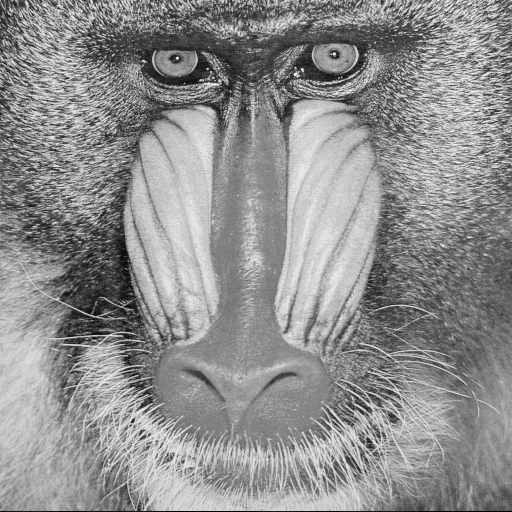
%> input picture assignment 3/imp1/images/s2.bmp, 512 x 512 px
$ octave main.m   (GNU Octave 9; MATLAB toolbox functions it lacks are replaced by stand-ins)
%> lines starting %> are read from the running program, lines starting %| are printed output that depends on the picture; long printed decimals are rounded
### assignment 3/imp1/image_register.m

% Image Registration using FFT
% img1          :   Reference Image
% img2          :   Target Image
% Shantanu Chaudhary, Indian Institute of Technology, Delhi, October 2014.
% shantanuchaudhary24@gmail.com, cs5100295@cse.iitd.ac.in


%%%%%%%%%%%%%%%%%%%%%%%%%%%%%%%%%%%%%%%%%%%%%%%%%%%%%%%%%%%%%%%%%%%%%%%%%%%
% Image Registration function

function [] = image_register(img1, img2)

    % Convert both images to FFT, centering on zero frequency component

    X_Size = size(img1, 1);
    Y_Size = size(img1, 2);

    FFT1 = fftshift(fft2(img1));
    FFT2 = fftshift(fft2(img2));

% Convolve the magnitude of the FFT with a high pass filter

    IA = hipass_filter(X_Size,Y_Size).*abs(FFT1);
    IB = hipass_filter(X_Size,Y_Size).*abs(FFT2);

    % Transform the high passed FFT phase to Log Polar space

    L1 = transformImage(IA, X_Size, Y_Size, X_Size, Y_Size, size(IA) / 2 );
    L2 = transformImage(IB, X_Size, Y_Size, X_Size, Y_Size, size(IB) / 2 );

    % Convert log polar magnitude spectrum to FFT

    THETA_F1 = fft2(L1);
    THETA_F2 = fft2(L2);

    % Compute cross power spectrum of F1 and F2

    a1 = angle(THETA_F1);
    a2 = angle(THETA_F2);

    THETA_CROSS = exp(i * (a1 - a2));
    THETA_PHASE = real(ifft2(THETA_CROSS));

    % Find the peak of the phase correlation

    THETA_SORTED = sort(THETA_PHASE(:));  % TODO speed-up, we surely don't need to sort

    SI = length(THETA_SORTED):-1:(length(THETA_SORTED));

    [THETA_X, THETA_Y] = find(THETA_PHASE == THETA_SORTED(SI));

    % Compute angle of rotation

    DPP = 360 / size(THETA_PHASE, 2);

    Theta = DPP * (THETA_Y - 1);

    fprintf('The angle of rotation is %f\n', Theta);
    % Output (Theta)

    % Rotate image back by theta and theta + 180

    R1 = imrotate(img2, -Theta, 'nearest', 'crop');
    R2 = imrotate(img2,-(Theta + 180), 'nearest', 'crop');

    % Output (R1, R2)

    % Take FFT of R1

    R1_F2 = fftshift(fft2(R1));

    % Compute cross power spectrum of R1_F2 and F2

    a1 = angle(FFT1);
    a2 = angle(R1_F2);

    R1_F2_CROSS = exp(i * (a1 - a2));
    R1_F2_PHASE = real(ifft2(R1_F2_CROSS));

    % Take FFT of R2

    R2_F2 = fftshift(fft2(R2));

    % Compute cross power spectrum of R2_F2 and F2

    a1 = angle(FFT1);
    a2 = angle(R2_F2);

    R2_F2_CROSS = exp(i * (a1 - a2));
    R2_F2_PHASE = real(ifft2(R2_F2_CROSS));

    % Decide whether to flip 180 or -180 depending on which was the closest

    MAX_R1_F2 = max(max(R1_F2_PHASE));
    MAX_R2_F2 = max(max(R2_F2_PHASE));

    if (MAX_R1_F2 > MAX_R2_F2)

        [y, x] = find(R1_F2_PHASE == max(max(R1_F2_PHASE)));

        R = R1;

    else

        [y, x] = find(R2_F2_PHASE == max(max(R2_F2_PHASE)));

        if (Theta < 180)
            Theta = Theta + 180;
        else
            Theta = Theta - 180;
        end

        R = R2;
    end

    % Output (R, x, y)

    % Ensure correct translation by taking from correct edge

    Tx = x - 1;
    Ty = y - 1;

    if (x > (size(img1, 1) / 2))
        Tx = Tx - size(img1, 1);
    end

    if (y > (size(img1, 2) / 2))
        Ty = Ty - size(img1, 2);
    end

    % Output (Sx, Sy)
    fprintf('The translation in x and y is %f, %f\n', Tx,Ty);

### assignment 3/imp1/hipass_filter.m
% ---------------------------------------------------------------------
% Returns high-pass filter

function H = hipass_filter(ht,wd)
% hi-pass filter function
res_ht = 1 / (ht-1);
res_wd = 1 / (wd-1);

eta = cos(pi*(-0.5:res_ht:0.5));
neta = cos(pi*(-0.5:res_wd:0.5));
X = eta'*neta;
H=(1.0-X).*(2.0-X);

### assignment 3/imp1/transformImage.m
% Shantanu Chaudhary, Indian Institute of Technology, Delhi, August 2014.
% shantanuchaudhary24@gmail.com, cs5100295@cse.iitd.ac.in


%%%%%%%%%%%%%%%%%%%%%%%%%%%%%%%%%%%%%%%%%%%%%%%%%%%%%%%%%%%%%%%%%%%%%%%%%%%

% Inputs:   A       the input image
%           Nrho    the desired number of rows of transformed image
%           Ntheta  the desired number of columns of transformed image
%           Center  origin of input image
%           Shape   output size (full,valid)
%           Class   storage class of A

% ---------------------------------------------------------------------
% Performs Log Polar Transform

function [r,g,b] = transformImage(A, Ar, Ac, Nrho, Ntheta, Center)

global rho;

theta = linspace(0,2*pi,Ntheta+1); theta(end) = [];

d = min([Ac-Center(1) Center(1)-1 Ar-Center(2) Center(2)-1]);

minScale = 1;
rho = logspace(log10(minScale),log10(d),Nrho)';  % default 'base 10' logspace - play with d to change the scale of the log axis

% convert polar coordinates to cartesian coordinates and center
xx = rho*cos(theta) + Center(1);
yy = rho*sin(theta) + Center(2);

 if nargout==3
    r=interp2(A(:,:,1),xx,yy,'nearest');
    g=interp2(A(:,:,2),xx,yy,'nearest');
    b=interp2(A(:,:,3),xx,yy,'nearest');

  % any pixels outside , pad with black
  mask= (xx>Ac) | (xx<1) | (yy>Ar) | (yy<1);
  r(mask)=0;
  g(mask)=0;
  b(mask)=0;
else
    r=interp2(A,xx,yy,'nearest');
  % any pixels outside warp, pad with black
  mask= (xx>Ac) | (xx<1) | (yy>Ar) | (yy<1);
  r(mask)=0;
end

### assignment 3/imp1/main.m

% Main run script for running the program

% Shantanu Chaudhary, Indian Institute of Technology, Delhi, August 2014.
% shantanuchaudhary24@gmail.com, cs5100295@cse.iitd.ac.in


%%%%%%%%%%%%%%%%%%%%%%%%%%%%%%%%%%%%%%%%%%%%%%%%%%%%%%%%%%%%%%%%%%%%%%%%%%%
% Clear Screen Buffer and any workspace variables.
clear all;
clc;

% Load test images.
% img1 = imread('images/lena.bmp');
% img2 = imread('images/lena_cropped_shifted.bmp');

img1 = imread('images/s2.bmp');
%> img1 is the input picture: size 512x512 uint8; min 0, max 255, mean 142.7
img2 = imread('images/s2_shifted_rotated.bmp');
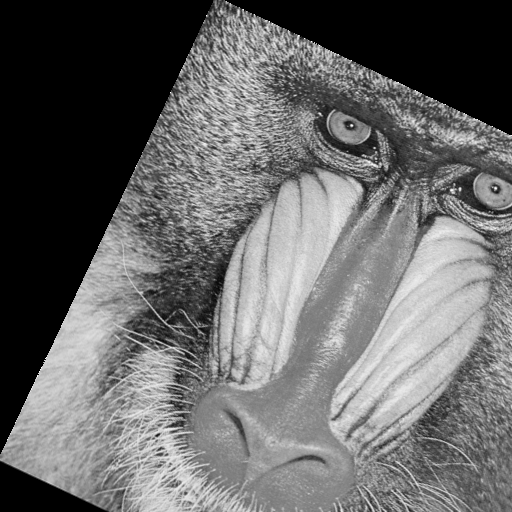
%> input picture assignment 3/imp1/images/s2_shifted_rotated.bmp, 512 x 512 px
%> img2 is the input picture: size 512x512 uint8; min 0, max 255, mean 103.6
% Call to Image Registration Function
image_register(img1, img2);
%> in image_register, `THETA_PHASE = real(ifft2(THETA_CROSS));`:
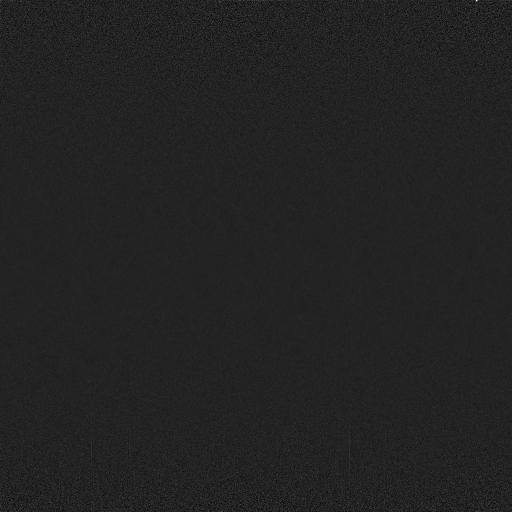
%> THETA_PHASE: size 512x512 double; min -0.0143, max 0.0896, mean 3.81e-06; drawn with min black and max white
%> in image_register, `[THETA_X, THETA_Y] = find(THETA_PHASE == THETA_SORTED(SI));`: THETA_X = 1; THETA_Y = 477
%> in image_register, `Theta = DPP * (THETA_Y - 1);`: Theta = 334.7
%| The angle of rotation is 334.688
%> in image_register, `R1 = imrotate(img2, -Theta, 'nearest', 'crop');`:
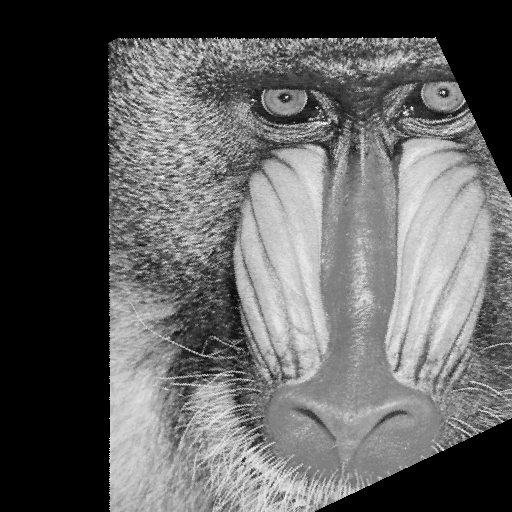
%> R1: size 512x512 uint8; min 0, max 255, mean 95.7
%> in image_register, `R2 = imrotate(img2,-(Theta + 180), 'nearest', 'crop');`:
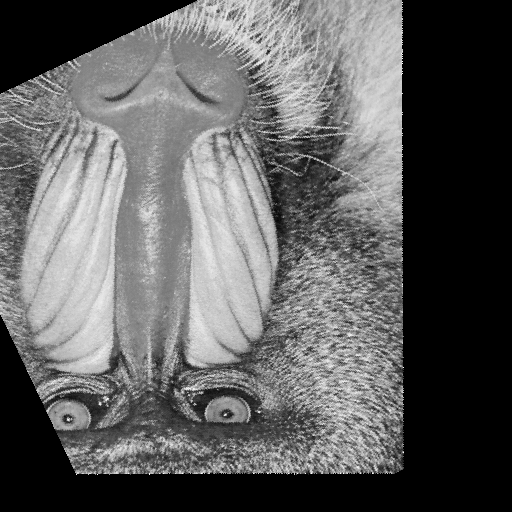
%> R2: size 512x512 uint8; min 0, max 255, mean 95.7; mean of the top-left, top-right, bottom-left and bottom-right quarters 132.6, 79.5, 106, 64.6
%> in image_register, `a1 = angle(FFT1);`:
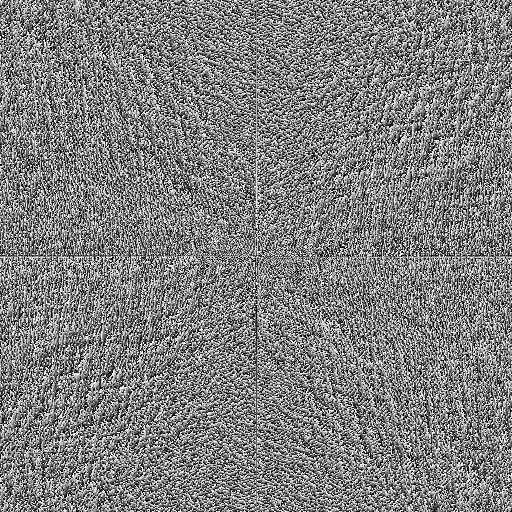
%> a1: size 512x512 double; min -3.14, max 3.14, mean 1.2e-05; drawn with min black and max white
%> in image_register, `a2 = angle(R2_F2);`:
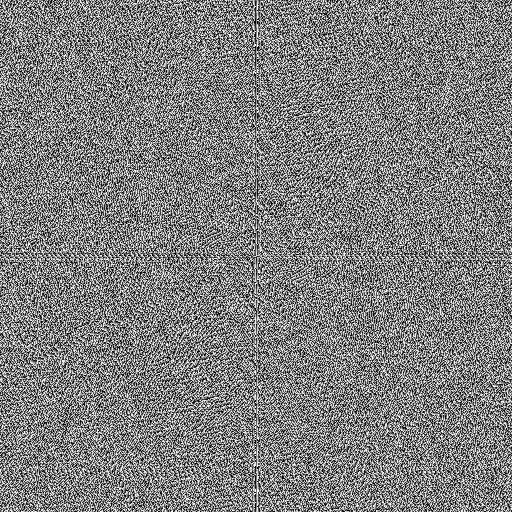
%> a2: size 512x512 double; min -3.14, max 3.14, mean -1.63e-19; drawn with min black and max white
%> in image_register, `R2_F2_PHASE = real(ifft2(R2_F2_CROSS));`:
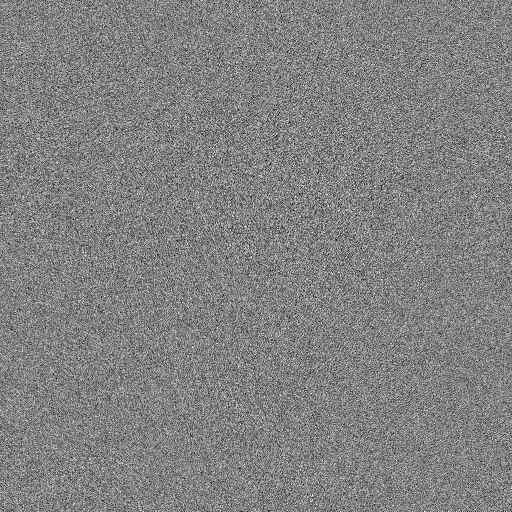
%> R2_F2_PHASE: size 512x512 double; min -0.00855, max 0.00824, mean -3.81e-06; drawn with min black and max white
%> in image_register, `MAX_R1_F2 = max(max(R1_F2_PHASE));`: MAX_R1_F2 = 0.149
%> in image_register, `MAX_R2_F2 = max(max(R2_F2_PHASE));`: MAX_R2_F2 = 0.00824
%> in image_register, `[y, x] = find(R1_F2_PHASE == max(max(R1_F2_PHASE)));`: y = 474; x = 404
%> in image_register, `Tx = x - 1;`: Tx = 403
%> in image_register, `Ty = y - 1;`: Ty = 473
%> in image_register, `Tx = Tx - size(img1, 1);`: Tx = -109
%> in image_register, `Ty = Ty - size(img1, 2);`: Ty = -39
%| The translation in x and y is -109.000, -39.000
